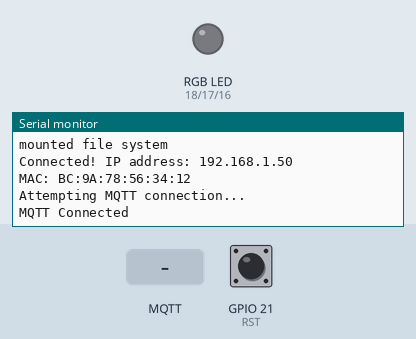
A program run on a simulated ESP32. On the bench: an RGB LED mixed from three pins (HIGH = lit), the last lines printed to the serial monitor. The inputs (shaded band) are chosen by the test bench; at power-on: GPIO 21 (RST) HIGH. WiFi joins after 1.5 s; servers stay silent unless stated; storage starts empty; no MQTT or app messages arrive unless stated.

Above: at 5.2 s.
5.3 s: GPIO 21 (RST) pulled LOW for 0.15 s
At 6.1 s:
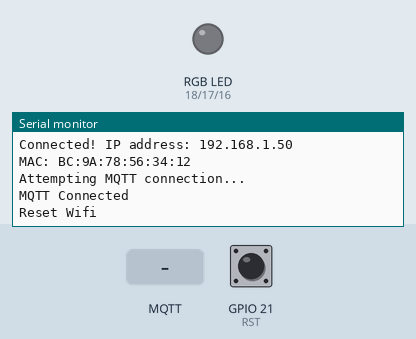
6.9 s: MQTT message "trigger" arrives on the first subscribed topic
At 9.1 s:
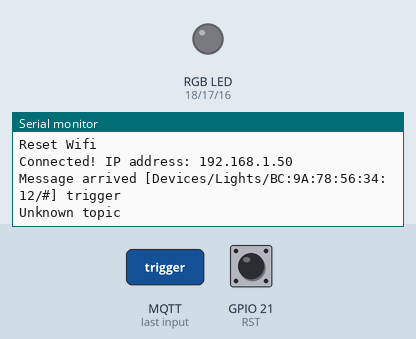
9.4 s: MQTT message "1" arrives on the first subscribed topic
At 9.7 s:
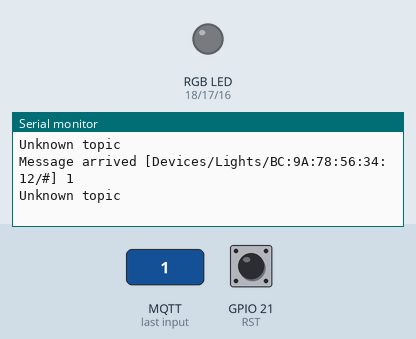
10.9 s: MQTT message "on" arrives on the first subscribed topic
At 12.1 s:
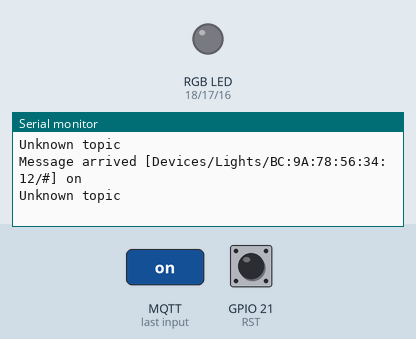

The program:

main.cpp
```cpp
// ************************************************ //
//                      RGB LIGHT
//          Control:  OnOff, RGB, Brightness
// ************************************************ //
// -------------- LIBRERIAS ---------------- //
#include "SPIFFS.h"
#include <Arduino.h>
#include <WiFi.h>
#include <DNSServer.h>
#include <WebServer.h>
#include <WiFiManager.h>
#include <ArduinoJson.h>
#include <ArduinoOTA.h>
#include <PubSubClient.h>
// ------------------------------------ //
//Funcion de declaracion - MAC to String
String mac2String(byte ar[]) {
  String s;
  for (byte i = 0; i < 6; ++i)
  {
    char buf[3];
    sprintf(buf, "%02X", ar[i]); // J-M-L: slight modification, added the 0 in the format for padding
    s += buf;
    if (i < 5) s += ':';
  }
  return s;
}
// ---------- CONFIGURACION DE RED ---------- //
WiFiClient espClient;
PubSubClient client(espClient);
// ------------- DEFINICIONES -------------- //
char mqtt_server[40];
bool shouldSaveConfig = false;
const unsigned int RST = 21;        // GPIO21 - D21
bool memReset = false;
const int resetCountInit = 6;
int resetCount = resetCountInit;

String typeDevice = "rgb";
uint64_t EfuseMac = ESP.getEfuseMac();
String device_id = mac2String((byte*) &EfuseMac);
String device_name = "DTech_" + device_id;
String msgCheck = device_id + "&" + typeDevice;
String topicDevice = "Devices/Lights/" + device_id;
String topicSubscribe = topicDevice + "/#";
String topicOnOff = topicDevice + "/state";
String topicBrightness= topicDevice + "/brightness";
String topicRGB = topicDevice + "/rgb";
// ---------------------------------------- //
const unsigned int R = 18;    // GPIO18
const unsigned int G = 17;    // GPIO17
const unsigned int B = 16;    // GPIO16

unsigned int r_color = 255;
unsigned int g_color = 255;
unsigned int b_color = 255;
unsigned int r_save = 255;
unsigned int g_save = 255;
unsigned int b_save = 255;
unsigned int r_write = 255;
unsigned int g_write = 255;
unsigned int b_write = 255;
unsigned int brightness = 100;
char *pointer;
unsigned int rgb = strtoul("ffffff",&pointer,16);
bool state = false;
// --------PWM PROPERTIES-------------- //
  const int freq = 1000;
  const int resolution = 8;
  const int RChannel = 0;
  const int GChannel = 1;
  const int BChannel = 2;
// ------------------------------------ //
//callback notifying us of the need to save config
void saveConfigCallback () {
  Serial.println("Should save config");
  shouldSaveConfig = true;
}
// ---------------------------------------- //
// Wifi connection
void callWiFi() {
  WiFiManagerParameter custom_mqtt_server("server", "mqtt server", mqtt_server, 40);

  WiFiManager wifiManager;
  wifiManager.setSaveConfigCallback(saveConfigCallback);
  wifiManager.addParameter(&custom_mqtt_server);
  wifiManager.autoConnect();

  delay(500);
  Serial.print("Connected! IP address: ");
  Serial.println(WiFi.localIP());
  memReset = false;
  strcpy(mqtt_server, custom_mqtt_server.getValue());

  if (shouldSaveConfig) {
    Serial.println("saving config");
    DynamicJsonBuffer jsonBuffer;
    JsonObject& json = jsonBuffer.createObject();
    json["mqtt_server"] = mqtt_server;
    File configFile = SPIFFS.open("/config.json", "w");
    if (!configFile) {
      Serial.println("failed to open config file for writing");
    }

    json.printTo(Serial);
    json.printTo(configFile);
    configFile.close();
   }
}
// ---------------------------------------- //
// Reset Wifi
void resetWifi(){
  Serial.println("Reset Wifi");
  WiFi.disconnect(true,true);
  delay(500);
  callWiFi();
}
// ---------------------------------------- //
// Interrupt
ICACHE_RAM_ATTR void handleInterrupt() {
  if (!memReset){
    memReset = true;
  }
}
// ---------------------------------------- //
void callback(char* topic, byte* payload, unsigned int length) {
  payload[length] = '\0';
  const String strMessage = String((char*)payload);
  const char* charMessage = (char*)payload;
  const String strTopic = String(topic);

  Serial.print("Message arrived [");
  Serial.print(strTopic);
  Serial.print("] ");
  Serial.print(strMessage);
  Serial.println();

  if (strTopic == topicOnOff.c_str()) {
        if (strMessage == "trigger") {
          state = !state;
          Serial.print("State = ");
          Serial.println(state);
        } else {
          Serial.println("Unknown payload string");
        }
  } else if (strTopic == topicRGB.c_str()) {
        char *ptr;
        rgb = strtoul(charMessage,&ptr,16);
        if ((rgb >= 0x000000 && rgb <= 0xFFFFFF) && strlen(charMessage)==6) {
          r_color = rgb>>16;
          g_color = rgb>>8 & 0x0000FF;
          b_color = rgb & 0x0000FF;

          r_save = r_color*brightness/100;
          g_save = g_color*brightness/100;
          b_save = b_color*brightness/100;

          Serial.print("rgb = ");
          Serial.println(rgb);
        } else {
          Serial.println("RGB out of range");
        }
  } else if (strTopic == topicBrightness.c_str()) {
        char *ptr;
        brightness = strtoul(charMessage,&ptr,10);
        if (brightness >= 20 && brightness <= 100) {
          Serial.print("Brightness = ");
          Serial.println(brightness);

          r_save = r_color*brightness/100;
          g_save = g_color*brightness/100;
          b_save = b_color*brightness/100;

        } else {
          Serial.println("Brightness out of range");
        }
  } else {
      Serial.println("Unknown topic");
  }
}


void setup() {
  Serial.begin(115200);

  pinMode(RST, INPUT_PULLUP);
  attachInterrupt(digitalPinToInterrupt(RST), handleInterrupt, RISING);

  ledcSetup(RChannel, freq, resolution);
  ledcAttachPin(R, RChannel);
  ledcSetup(GChannel, freq, resolution);
  ledcAttachPin(G, GChannel);
  ledcSetup(BChannel, freq, resolution);
  ledcAttachPin(B, BChannel);

  Serial.println("mounting FS...");

  if (SPIFFS.begin(true)) {
    Serial.println("mounted file system");
    if (SPIFFS.exists("/config.json")) {
      //file exists, reading and loading
      Serial.println("reading config file");
      File configFile = SPIFFS.open("/config.json", "r");
      if (configFile) {
        Serial.println("opened config file");
        size_t size = configFile.size();
        // Allocate a buffer to store contents of the file.
        std::unique_ptr<char[]> buf(new char[size]);

        configFile.readBytes(buf.get(), size);
        DynamicJsonBuffer jsonBuffer;
        JsonObject& json = jsonBuffer.parseObject(buf.get());
        json.printTo(Serial);
        if (json.success()) {
          Serial.println("\nparsed json");

          strcpy(mqtt_server, json["mqtt_server"]);
        } else {
          Serial.println("failed to load json config");
        }
      }
    }
  } else {
    Serial.println("failed to mount FS");
  }

  callWiFi();

  ArduinoOTA.setHostname(device_name.c_str());
  ArduinoOTA.setPassword((const char *)"0032");

  ArduinoOTA.onStart([]() {
    String type;
    if (ArduinoOTA.getCommand() == U_FLASH) {
      type = "sketch";
    } else { // U_SPIFFS
      type = "filesystem";
    }
    Serial.println("Start updating " + type);
  });
  ArduinoOTA.onEnd([]() {
    Serial.println("\nEnd");
  });
  ArduinoOTA.onProgress([](unsigned int progress, unsigned int total) {
    Serial.printf("Progress: %u%%\r", (progress / (total / 100)));
  });
  ArduinoOTA.onError([](ota_error_t error) {
    Serial.printf("Error[%u]: ", error);
    if (error == OTA_AUTH_ERROR) {
      Serial.println("Auth Failed");
    } else if (error == OTA_BEGIN_ERROR) {
      Serial.println("Begin Failed");
    } else if (error == OTA_CONNECT_ERROR) {
      Serial.println("Connect Failed");
    } else if (error == OTA_RECEIVE_ERROR) {
      Serial.println("Receive Failed");
    } else if (error == OTA_END_ERROR) {
      Serial.println("End Failed");
    }
  });
  ArduinoOTA.begin();

  delay(2000);
  client.setServer(mqtt_server, 1883);
  client.setCallback(callback);

  Serial.print("MAC: ");
  Serial.println(device_id);
}

void reconnect() {
  while (!client.connected() && resetCount>0) {
    Serial.println("Attempting MQTT connection...");
    if (client.connect(device_name.c_str(),"Devices/disconnected",1,false,msgCheck.c_str())) {
      Serial.println("MQTT Connected");
      client.subscribe(topicSubscribe.c_str());
      client.publish("Devices/connected",msgCheck.c_str());
    } else {
      Serial.print("failed, rc=");
      Serial.println(client.state());
      Serial.println(" ...Try again in 5 seconds");

    // Attempt limited
      //resetCount = resetCount - 1;
      //Serial.print("Remaining attempts: ");
      //Serial.println(resetCount);

      if (memReset){
        resetWifi();
      }

      delay(5000);
    }
  }
}

void loop() {
  ArduinoOTA.handle();

  if(state){
    r_write = r_save;
    g_write = g_save;
    b_write = b_save;
  } else {
    r_write = 0;
    g_write = 0;
    b_write = 0;
  }

  ledcWrite(RChannel, r_write);
  ledcWrite(GChannel, g_write);
  ledcWrite(BChannel, b_write);

  if (!client.connected() && resetCount>0) {
    reconnect();
  }

  // ----- Reset
  if (client.connected() && resetCount!=resetCountInit){
    resetCount = resetCountInit;
  }
  if (resetCount == 0){
    Serial.println("Intentos agotados");
    resetCount = -1;
    resetWifi();
    resetCount = resetCountInit;
  }
  if (memReset){
      resetWifi();
  }
  // ---------------

  client.loop();
}
```

Measured:
- after the input at 5.3 s, the serial monitor: prints a new line after 0.15 s (image 1)
- after the input at 6.9 s, the serial monitor: prints a new line after 1.1 s (image 2)
- after the input at 9.4 s, the serial monitor: prints a new line at once (image 3)
- after the input at 10.9 s, the serial monitor: prints a new line at once (image 4)
